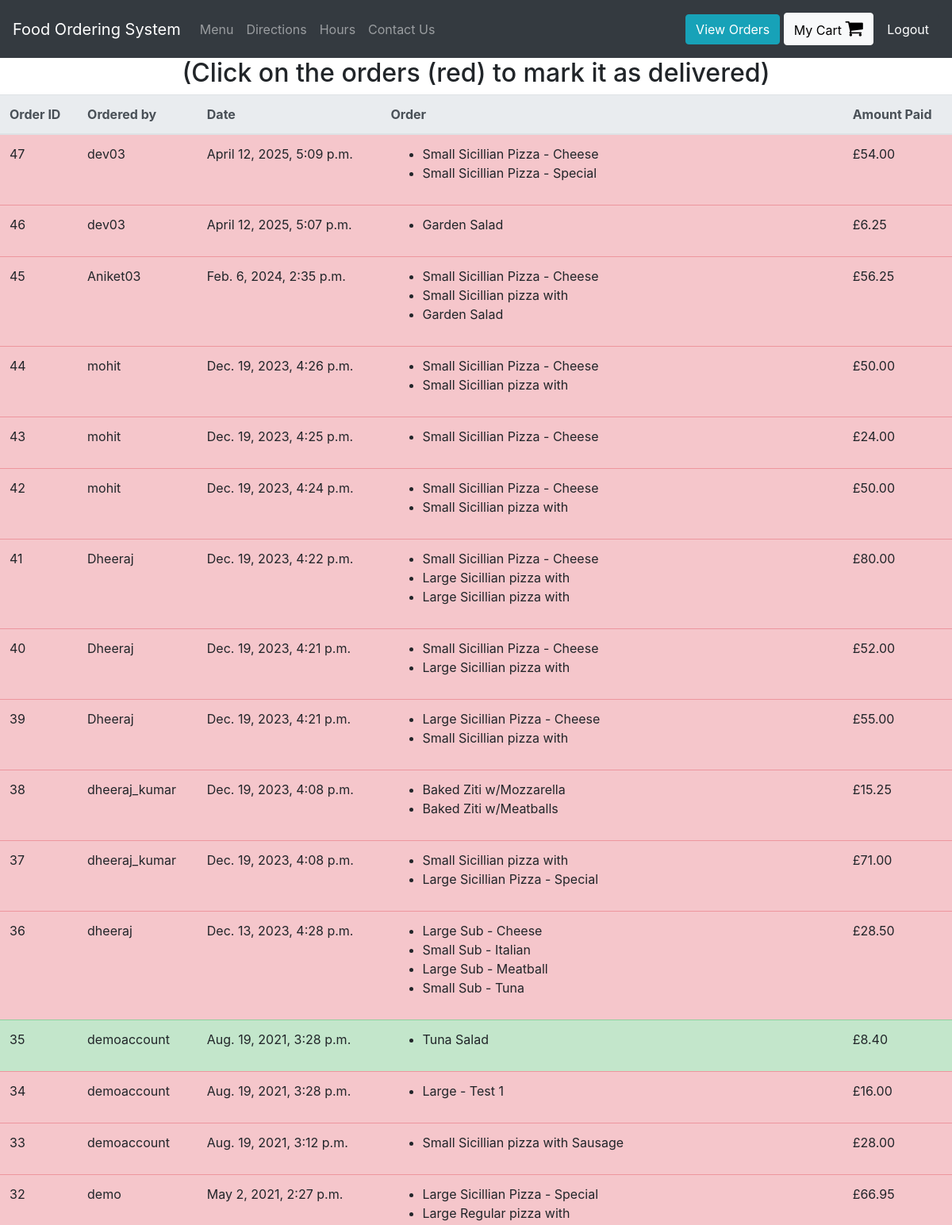
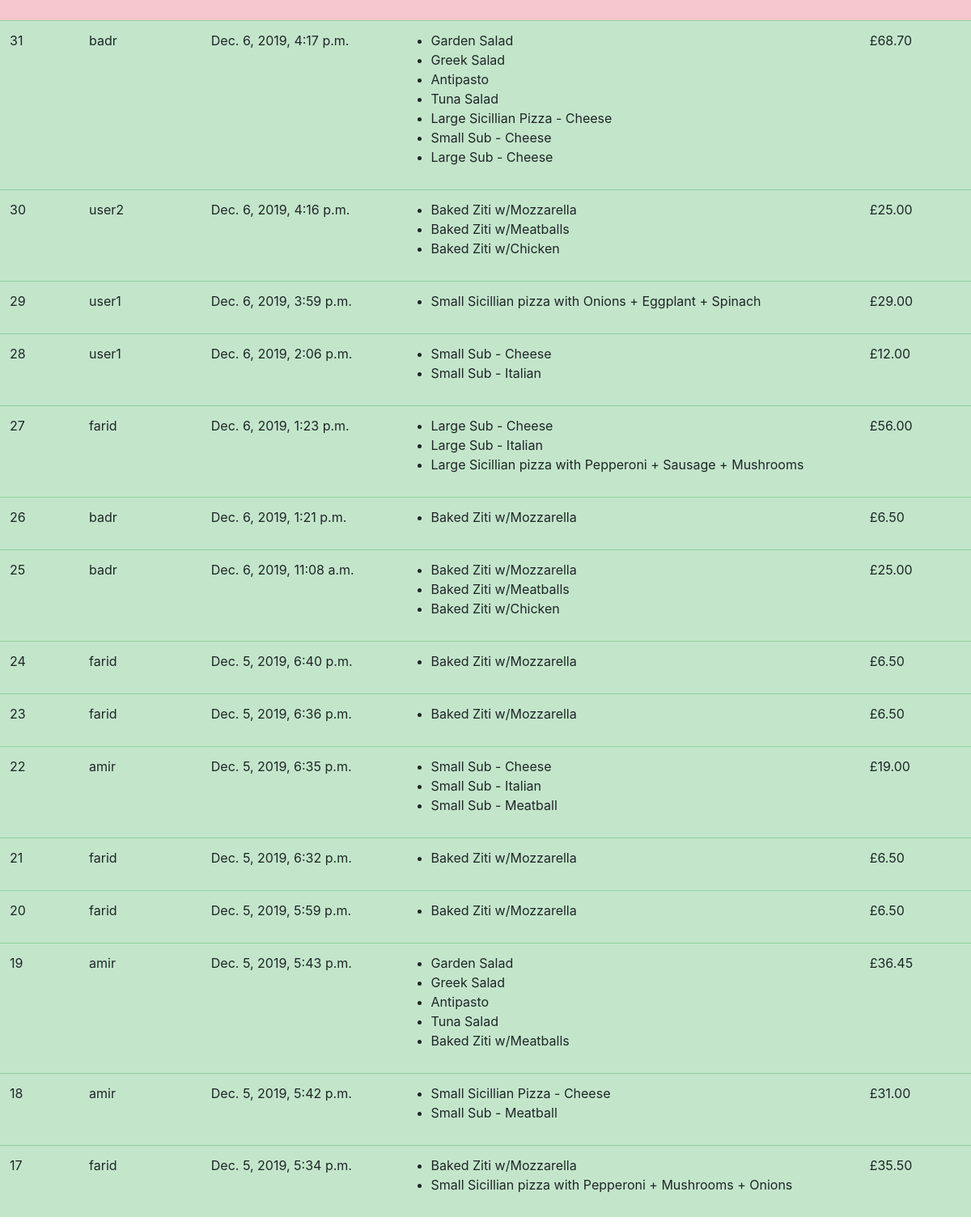
The app's page /view-orders (signed in) with its own data (2 pictures, top to bottom).
### orders/models.py (models this page shows, shortened)
class UserOrder(models.Model):
    username = models.CharField(max_length=200) #who placed the order
    order = models.TextField() #this will be a string representation of the cart from localStorage
    price = models.DecimalField(max_digits=6, decimal_places=2) #how much was the order
    time_of_order  = models.DateTimeField(default=datetime.now, blank=True)
    delivered = models.BooleanField()

### orders/views.py (the view)
# urls.py: path("view-orders", views.view_orders, name="view_orders"),
def view_orders(request):
    if request.user.is_superuser:
        rows = UserOrder.objects.all().order_by('-time_of_order')
        return render(request, "orders/orders.html", context = {"rows":rows})
    else:
        rows = UserOrder.objects.all().filter(username = request.user.username).order_by('-time_of_order')
        return render(request, "orders/orders.html", context = {"rows":rows})

### orders/templatetags/custom_tags.py (called while the page is built)
@register.filter(name="format_cart")
def format_cart(value):
    return value[1:-1].split(",")

@register.filter(name="format_cart_item")
def format_cart_item(value):
    return value.replace("'","")

### orders/templates/orders/orders.html
{% extends 'orders/header.html' %}
{% load custom_tags %}
{% block content %}
<div class="container-fluid">
  <div class="row justify-content-center">
    {% if user.is_superuser %}
      <h2>(Click on the orders (red) to mark it as delivered)</h2>
    {% else %}
      <h2> Orders by: {{user.get_username}} </h2>
    {% endif %}
    <table class="table">
        <thead class="thead-light">
        <tr>
          <th scope="col">Order ID</th>
          <th scope="col">Ordered by</th>
          <th scope="col">Date</th>
          <th scope="col">Order</th>
          <th scope="col">Amount Paid</th>
        </tr>
        </thead>
        <tbody id = "orders_table">
          {% for row in rows %}
          {% if row.delivered %}
            <tr class="table-success">
          {% else %}
            <tr class="table-danger mark-as-complete">
          {% endif %}
              <td>{{row.id}}</td>
              <td>{{row.username}}</td>
              <td>{{row.time_of_order}}</td>
              <td >
                <ul>
                  {% for item in row.order|format_cart %}
                    <li>{{item|format_cart_item}}</li>
                  {% endfor %}
                </ul>
              </td>
              <td>£{{row.price}}</td>
            </tr>
          {% endfor %}
        </tbody>
    </table>
  </div>
</div>
{% endblock %}

### orders/templates/orders/header.html (shortened to what this page needs)
<!doctype html>
<html lang="en">
  <head>
    <link rel="stylesheet" href="https://stackpath.bootstrapcdn.com/bootstrap/4.3.1/css/bootstrap.min.css">
    <link rel="stylesheet" href="https://cdnjs.cloudflare.com/ajax/libs/font-awesome/4.7.0/css/font-awesome.min.css">
    <link href="https://cdnjs.cloudflare.com/ajax/libs/toastr.js/latest/toastr.min.css" rel="stylesheet"/>
    {% load static %}
    <link rel="stylesheet" href="{% static 'orders/main.js' %}">
  </head>
  <body>
    <nav class="navbar navbar-expand-lg navbar-dark bg-dark">
      <a class="navbar-brand" href="#">Food Ordering System</a>
      <div class="collapse navbar-collapse" id="navbarText">
        {% if user.is_authenticated %}
        <ul class="navbar-nav mr-auto">
          <li class="nav-item">
            <a class="nav-link" href="/">Menu</a>
          </li>
          <li class="nav-item">
            <a class="nav-link" href="/directions">Directions</a>
          </li>
          <li class="nav-item">
            <a class="nav-link" href="/hours">Hours</a>
          </li>
          <li class="nav-item">
            <a class="nav-link" href="/contact">Contact Us</a>
          </li>
        </ul>
        <span class="navbar-text">
          <a href="/view-orders" class="btn btn-info">View Orders</a>
          <a href="/cart" id="cart_button" class="btn btn-light" style="color:black;">My Cart <i class="fa fa-shopping-cart" style="font-size:24px;"></i></a>
          <button type="button" class="btn btn-dark" onclick="logout()">Logout</button>
        </span>
        {% endif %}
      </div>
    </nav>
    {% block content %}
    {% endblock %}
  </body>
</html>

### records on screen
UserOrder: id "47", username "dev03", time_of_order "April 12, 2025, 5:09 p.m.", order "Small Sicillian Pizza - Cheese" "Small Sicillian Pizza - Special", price "54.00"
UserOrder: id "46", username "dev03", time_of_order "April 12, 2025, 5:07 p.m.", order "Garden Salad", price "6.25"
UserOrder: id "45", username "Aniket03", time_of_order "Feb. 6, 2024, 2:35 p.m.", order "Small Sicillian Pizza - Cheese" "Small Sicillian pizza with" "Garden Salad", price "56.25"
UserOrder: id "44", username "mohit", time_of_order "Dec. 19, 2023, 4:26 p.m.", order "Small Sicillian Pizza - Cheese" "Small Sicillian pizza with", price "50.00"
UserOrder: id "43", username "mohit", time_of_order "Dec. 19, 2023, 4:25 p.m.", order "Small Sicillian Pizza - Cheese", price "24.00"
UserOrder: id "42", username "mohit", time_of_order "Dec. 19, 2023, 4:24 p.m.", order "Small Sicillian Pizza - Cheese" "Small Sicillian pizza with", price "50.00"
UserOrder: id "41", username "Dheeraj", time_of_order "Dec. 19, 2023, 4:22 p.m.", order "Small Sicillian Pizza - Cheese" "Large Sicillian pizza with" "Large Sicillian pizza with", price "80.00"
UserOrder: id "40", username "Dheeraj", time_of_order "Dec. 19, 2023, 4:21 p.m.", order "Small Sicillian Pizza - Cheese" "Large Sicillian pizza with", price "52.00"
UserOrder: id "39", username "Dheeraj", time_of_order "Dec. 19, 2023, 4:21 p.m.", order "Large Sicillian Pizza - Cheese" "Small Sicillian pizza with", price "55.00"
UserOrder: id "38", username "dheeraj_kumar", time_of_order "Dec. 19, 2023, 4:08 p.m.", order "Baked Ziti w/Mozzarella" "Baked Ziti w/Meatballs", price "15.25"
UserOrder: id "37", username "dheeraj_kumar", time_of_order "Dec. 19, 2023, 4:08 p.m.", order "Small Sicillian pizza with" "Large Sicillian Pizza - Special", price "71.00"
UserOrder: id "36", username "dheeraj", time_of_order "Dec. 13, 2023, 4:28 p.m.", order "Large Sub - Cheese" "Small Sub - Italian" "Large Sub - Meatball" "Small Sub - Tuna", price "28.50"
UserOrder: id "35", username "demoaccount", time_of_order "Aug. 19, 2021, 3:28 p.m.", order "Tuna Salad", price "8.40"
UserOrder: id "34", username "demoaccount", time_of_order "Aug. 19, 2021, 3:28 p.m.", order "Large - Test 1", price "16.00"
UserOrder: id "33", username "demoaccount", time_of_order "Aug. 19, 2021, 3:12 p.m.", order "Small Sicillian pizza with Sausage", price "28.00"
UserOrder: id "32", username "demo", time_of_order "May 2, 2021, 2:27 p.m.", order "Large Sicillian Pizza - Special" "Large Regular pizza with", price "66.95"
UserOrder: id "31", username "badr", time_of_order "Dec. 6, 2019, 4:17 p.m.", order "Garden Salad" "Greek Salad" "Antipasto" "Tuna Salad" "Large Sicillian Pizza - Cheese" "Small Sub - Cheese" "Large Sub - Cheese", price "68.70"
UserOrder: id "30", username "user2", time_of_order "Dec. 6, 2019, 4:16 p.m.", order "Baked Ziti w/Mozzarella" "Baked Ziti w/Meatballs" "Baked Ziti w/Chicken", price "25.00"
UserOrder: id "29", username "user1", time_of_order "Dec. 6, 2019, 3:59 p.m.", order "Small Sicillian pizza with Onions + Eggplant + Spinach", price "29.00"
UserOrder: id "28", username "user1", time_of_order "Dec. 6, 2019, 2:06 p.m.", order "Small Sub - Cheese" "Small Sub - Italian", price "12.00"
UserOrder: id "27", username "farid", time_of_order "Dec. 6, 2019, 1:23 p.m.", order "Large Sub - Cheese" "Large Sub - Italian" "Large Sicillian pizza with Pepperoni + Sausage + Mushrooms", price "56.00"
UserOrder: id "26", username "badr", time_of_order "Dec. 6, 2019, 1:21 p.m.", order "Baked Ziti w/Mozzarella", price "6.50"
UserOrder: id "25", username "badr", time_of_order "Dec. 6, 2019, 11:08 a.m.", order "Baked Ziti w/Mozzarella" "Baked Ziti w/Meatballs" "Baked Ziti w/Chicken", price "25.00"
UserOrder: id "24", username "farid", time_of_order "Dec. 5, 2019, 6:40 p.m.", order "Baked Ziti w/Mozzarella", price "6.50"
UserOrder: id "23", username "farid", time_of_order "Dec. 5, 2019, 6:36 p.m.", order "Baked Ziti w/Mozzarella", price "6.50"
UserOrder: id "22", username "amir", time_of_order "Dec. 5, 2019, 6:35 p.m.", order "Small Sub - Cheese" "Small Sub - Italian" "Small Sub - Meatball", price "19.00"
UserOrder: id "21", username "farid", time_of_order "Dec. 5, 2019, 6:32 p.m.", order "Baked Ziti w/Mozzarella", price "6.50"
UserOrder: id "20", username "farid", time_of_order "Dec. 5, 2019, 5:59 p.m.", order "Baked Ziti w/Mozzarella", price "6.50"
UserOrder: id "19", username "amir", time_of_order "Dec. 5, 2019, 5:43 p.m.", order "Garden Salad" "Greek Salad" "Antipasto" "Tuna Salad" "Baked Ziti w/Meatballs", price "36.45"
UserOrder: id "18", username "amir", time_of_order "Dec. 5, 2019, 5:42 p.m.", order "Small Sicillian Pizza - Cheese" "Small Sub - Meatball", price "31.00"
UserOrder: id "17", username "farid", time_of_order "Dec. 5, 2019, 5:34 p.m.", order "Baked Ziti w/Mozzarella" "Small Sicillian pizza with Pepperoni + Mushrooms + Onions", price "35.50"
